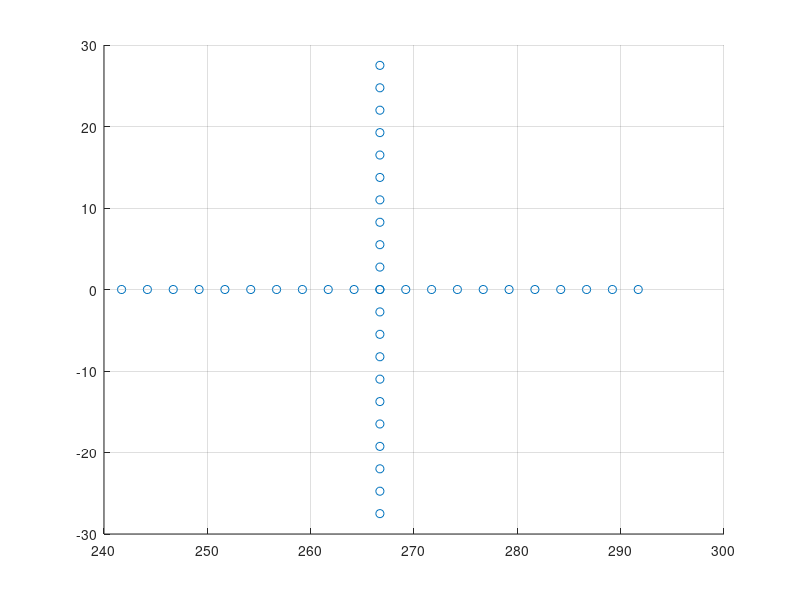

Write MATLAB code to recreate this figure.
% This will create a duckie object image based on points - starting with
% representing duckie as a block with the same dimensions

%% Define vectors: units are mm

z = 4.25*10;
x=5*10;
y=5.5*10;
px = 10.5*25.4;
py = 0*25.4;
l = 20;


%points in z
az = [(0:z/(l/2):z) (z:-z/(l/2):0)];
az = [az(1:11) az(13:end)];

%array 1
%points in y & x
a1x = zeros(1,length(az))+px;
a1y = (py-y/2:y/20:py+y/2);
a1 = [a1x;a1y;az];

%array2
%points in y & x
a2y = zeros(1,length(az))+py;
a2x = (px-x/2:x/20:px+x/2);
a2 = [a2x;a2y;az];

P0 = [a1 a2];
scatter3(P0(1, :), P0(2, :), P0(3, :))
view(0, 90)

%% notes
%duckie z=4.25 cm
%       x=5  cm
%       y=5.5  cm
%       px = 11inches
%       py = 0.5 inches